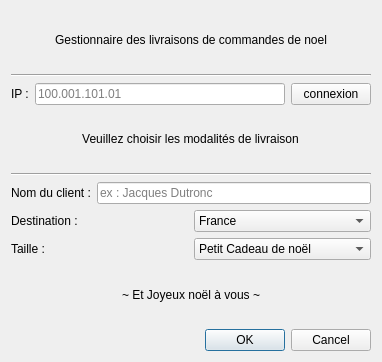
<?xml version="1.0" encoding="UTF-8"?>
<ui version="4.0">
 <class>Widget</class>
 <widget class="QWidget" name="Widget">
  <property name="geometry">
   <rect>
    <x>0</x>
    <y>0</y>
    <width>382</width>
    <height>362</height>
   </rect>
  </property>
  <property name="windowTitle">
   <string>Widget</string>
  </property>
  <layout class="QGridLayout" name="gridLayout_2">
   <item row="0" column="0">
    <layout class="QGridLayout" name="gridLayout">
     <item row="3" column="0">
      <layout class="QHBoxLayout" name="horizontalLayout_3">
       <item>
        <widget class="QLabel" name="labIP">
         <property name="text">
          <string>IP :</string>
         </property>
        </widget>
       </item>
       <item>
        <widget class="QLineEdit" name="editIP">
         <property name="placeholderText">
          <string>100.001.101.01</string>
         </property>
        </widget>
       </item>
       <item>
        <widget class="QPushButton" name="pbConnexion">
         <property name="text">
          <string>connexion</string>
         </property>
        </widget>
       </item>
      </layout>
     </item>
     <item row="5" column="0">
      <widget class="Line" name="line">
       <property name="orientation">
        <enum>Qt::Horizontal</enum>
       </property>
      </widget>
     </item>
     <item row="8" column="0">
      <layout class="QHBoxLayout" name="horizontalLayout_6">
       <item>
        <widget class="QLabel" name="labTaille">
         <property name="text">
          <string>Taille : </string>
         </property>
        </widget>
       </item>
       <item>
        <layout class="QVBoxLayout" name="verticalLayout_3">
         <item>
          <widget class="QComboBox" name="comboTaille">
           <item>
            <property name="text">
             <string>Petit Cadeau de noël</string>
            </property>
           </item>
           <item>
            <property name="text">
             <string>Super Cadeau de noël</string>
            </property>
           </item>
           <item>
            <property name="text">
             <string>Méga Cadeau de noël</string>
            </property>
           </item>
          </widget>
         </item>
        </layout>
       </item>
      </layout>
     </item>
     <item row="1" column="0">
      <widget class="QLabel" name="label">
       <property name="text">
        <string>Gestionnaire des livraisons de commandes de noel</string>
       </property>
       <property name="alignment">
        <set>Qt::AlignCenter</set>
       </property>
      </widget>
     </item>
     <item row="11" column="0">
      <widget class="QDialogButtonBox" name="BBconfirmation">
       <property name="standardButtons">
        <set>QDialogButtonBox::Cancel|QDialogButtonBox::Ok</set>
       </property>
      </widget>
     </item>
     <item row="4" column="0" alignment="Qt::AlignHCenter|Qt::AlignVCenter">
      <widget class="QLabel" name="labDescription">
       <property name="maximumSize">
        <size>
         <width>16777215</width>
         <height>98</height>
        </size>
       </property>
       <property name="text">
        <string>Veuillez choisir les modalités de livraison</string>
       </property>
       <property name="alignment">
        <set>Qt::AlignCenter</set>
       </property>
      </widget>
     </item>
     <item row="6" column="0">
      <layout class="QHBoxLayout" name="horizontalLayout_2">
       <item>
        <widget class="QLabel" name="labNomClient">
         <property name="text">
          <string>Nom du client :</string>
         </property>
        </widget>
       </item>
       <item>
        <widget class="QLineEdit" name="editNomClient">
         <property name="placeholderText">
          <string>ex : Jacques Dutronc</string>
         </property>
        </widget>
       </item>
      </layout>
     </item>
     <item row="9" column="0">
      <layout class="QHBoxLayout" name="horizontalLayout">
       <item>
        <widget class="QLabel" name="labJoyeuxNoel">
         <property name="text">
          <string>~ Et Joyeux noël à vous ~</string>
         </property>
         <property name="alignment">
          <set>Qt::AlignCenter</set>
         </property>
        </widget>
       </item>
      </layout>
     </item>
     <item row="7" column="0">
      <layout class="QHBoxLayout" name="horizontalLayout_4">
       <item>
        <layout class="QHBoxLayout" name="horizontalLayout_5">
         <item>
          <widget class="QLabel" name="labDestination">
           <property name="text">
            <string>Destination :</string>
           </property>
          </widget>
         </item>
         <item>
          <layout class="QVBoxLayout" name="verticalLayout_2">
           <item>
            <widget class="QComboBox" name="ComboDestination">
             <item>
              <property name="text">
               <string>France</string>
              </property>
             </item>
             <item>
              <property name="text">
               <string>Espagne</string>
              </property>
             </item>
             <item>
              <property name="text">
               <string>Allemagne</string>
              </property>
             </item>
            </widget>
           </item>
          </layout>
         </item>
        </layout>
       </item>
      </layout>
     </item>
     <item row="2" column="0">
      <widget class="Line" name="line_2">
       <property name="orientation">
        <enum>Qt::Horizontal</enum>
       </property>
      </widget>
     </item>
    </layout>
   </item>
  </layout>
 </widget>
 <resources/>
 <connections/>
</ui>
